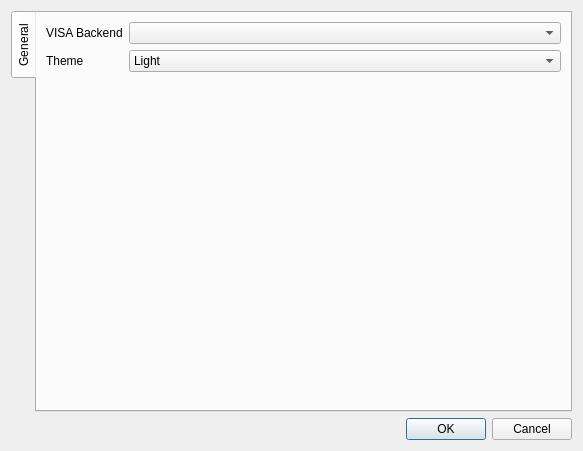
<?xml version="1.0" encoding="UTF-8"?>
<ui version="4.0">
 <class>Dialog</class>
 <widget class="QDialog" name="Dialog">
  <property name="geometry">
   <rect>
    <x>0</x>
    <y>0</y>
    <width>583</width>
    <height>451</height>
   </rect>
  </property>
  <property name="windowTitle">
   <string>Dialog</string>
  </property>
  <layout class="QVBoxLayout" name="verticalLayout">
   <item>
    <widget class="QTabWidget" name="tabWidget">
     <property name="tabPosition">
      <enum>QTabWidget::West</enum>
     </property>
     <property name="tabShape">
      <enum>QTabWidget::Rounded</enum>
     </property>
     <property name="currentIndex">
      <number>0</number>
     </property>
     <widget class="QWidget" name="general">
      <attribute name="title">
       <string>General</string>
      </attribute>
      <layout class="QFormLayout" name="formLayout">
       <item row="0" column="0">
        <widget class="QLabel" name="backend_label">
         <property name="text">
          <string>VISA Backend</string>
         </property>
        </widget>
       </item>
       <item row="0" column="1">
        <widget class="QComboBox" name="backend_cb"/>
       </item>
       <item row="1" column="1">
        <widget class="QComboBox" name="theme_cb">
         <item>
          <property name="text">
           <string>Light</string>
          </property>
         </item>
         <item>
          <property name="text">
           <string>Dark</string>
          </property>
         </item>
        </widget>
       </item>
       <item row="1" column="0">
        <widget class="QLabel" name="theme_label">
         <property name="text">
          <string>Theme</string>
         </property>
        </widget>
       </item>
      </layout>
     </widget>
    </widget>
   </item>
   <item>
    <widget class="QDialogButtonBox" name="buttonBox">
     <property name="orientation">
      <enum>Qt::Horizontal</enum>
     </property>
     <property name="standardButtons">
      <set>QDialogButtonBox::Cancel|QDialogButtonBox::Ok</set>
     </property>
    </widget>
   </item>
  </layout>
 </widget>
 <resources/>
 <connections>
  <connection>
   <sender>buttonBox</sender>
   <signal>accepted()</signal>
   <receiver>Dialog</receiver>
   <slot>accept()</slot>
   <hints>
    <hint type="sourcelabel">
     <x>248</x>
     <y>254</y>
    </hint>
    <hint type="destinationlabel">
     <x>157</x>
     <y>274</y>
    </hint>
   </hints>
  </connection>
  <connection>
   <sender>buttonBox</sender>
   <signal>rejected()</signal>
   <receiver>Dialog</receiver>
   <slot>reject()</slot>
   <hints>
    <hint type="sourcelabel">
     <x>316</x>
     <y>260</y>
    </hint>
    <hint type="destinationlabel">
     <x>286</x>
     <y>274</y>
    </hint>
   </hints>
  </connection>
 </connections>
</ui>
